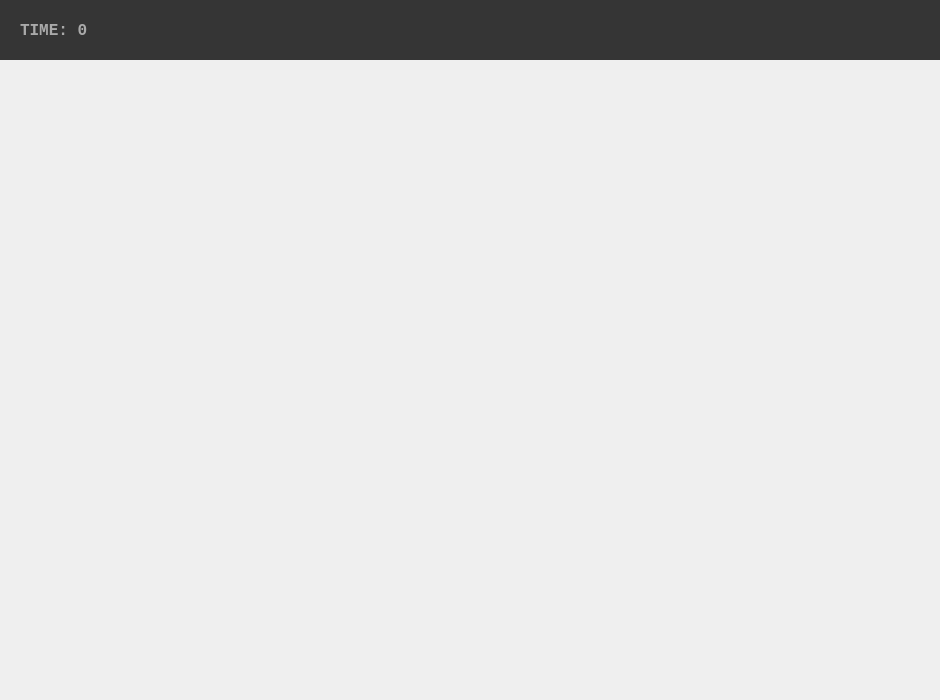
<?xml version="1.0" encoding="UTF-8"?>
<ui version="4.0">
 <class>MainGame</class>
 <widget class="QMainWindow" name="MainGame">
  <property name="geometry">
   <rect>
    <x>0</x>
    <y>0</y>
    <width>940</width>
    <height>700</height>
   </rect>
  </property>
  <property name="minimumSize">
   <size>
    <width>940</width>
    <height>700</height>
   </size>
  </property>
  <property name="maximumSize">
   <size>
    <width>940</width>
    <height>700</height>
   </size>
  </property>
  <property name="windowTitle">
   <string>Maze</string>
  </property>
  <property name="windowIcon">
   <iconset resource="../Resources/resource.qrc">
    <normaloff>:/Images/icon.ico</normaloff>:/Images/icon.ico</iconset>
  </property>
  <property name="styleSheet">
   <string notr="true"/>
  </property>
  <widget class="QWidget" name="mainWidget">
   <property name="styleSheet">
    <string notr="true"/>
   </property>
   <widget class="QFrame" name="menuFrame">
    <property name="geometry">
     <rect>
      <x>0</x>
      <y>0</y>
      <width>940</width>
      <height>60</height>
     </rect>
    </property>
    <property name="toolTipDuration">
     <number>0</number>
    </property>
    <property name="styleSheet">
     <string notr="true">background-color: rgb(53, 53, 53);</string>
    </property>
    <property name="frameShape">
     <enum>QFrame::NoFrame</enum>
    </property>
    <property name="frameShadow">
     <enum>QFrame::Raised</enum>
    </property>
    <property name="lineWidth">
     <number>0</number>
    </property>
    <widget class="QLabel" name="timeLabel">
     <property name="geometry">
      <rect>
       <x>20</x>
       <y>10</y>
       <width>200</width>
       <height>40</height>
      </rect>
     </property>
     <property name="font">
      <font>
       <family>Consolas</family>
       <pointsize>12</pointsize>
       <italic>false</italic>
       <bold>true</bold>
      </font>
     </property>
     <property name="styleSheet">
      <string notr="true">color: rgb(170, 170, 170);
</string>
     </property>
     <property name="text">
      <string>TIME: 0</string>
     </property>
    </widget>
    <widget class="QPushButton" name="restartButton">
     <property name="geometry">
      <rect>
       <x>860</x>
       <y>0</y>
       <width>60</width>
       <height>60</height>
      </rect>
     </property>
     <property name="styleSheet">
      <string notr="true">QPushButton
{
	background-image: url(:/Images/restart_normal.png);
	border:0px;
}
QPushButton:hover
{
	background-image: url(:/Images/restart_hover.png);
}</string>
     </property>
     <property name="text">
      <string/>
     </property>
    </widget>
    <widget class="QPushButton" name="findButton">
     <property name="geometry">
      <rect>
       <x>800</x>
       <y>0</y>
       <width>60</width>
       <height>60</height>
      </rect>
     </property>
     <property name="styleSheet">
      <string notr="true">QPushButton
{	
	background-image: url(:/Images/find_normal.png);
	border: 0px;
}
QPushButton:hover
{
	background-image: url(:/Images/find_hover.png);
}</string>
     </property>
     <property name="text">
      <string/>
     </property>
    </widget>
   </widget>
  </widget>
 </widget>
 <resources>
  <include location="../Resources/resource.qrc"/>
 </resources>
 <connections/>
</ui>
